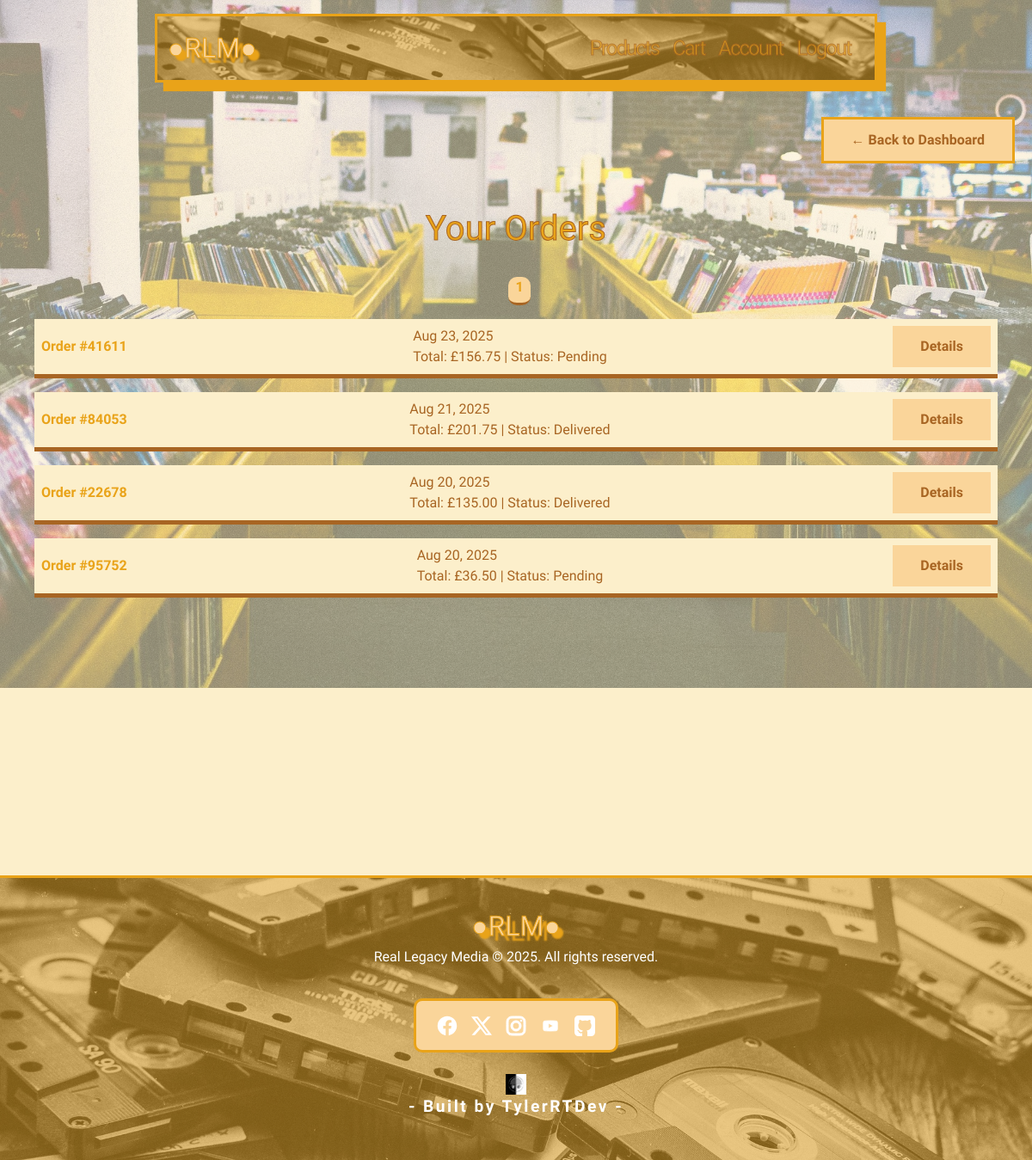
The page /accounts/orders/ (signed in) on the database as committed earlier.
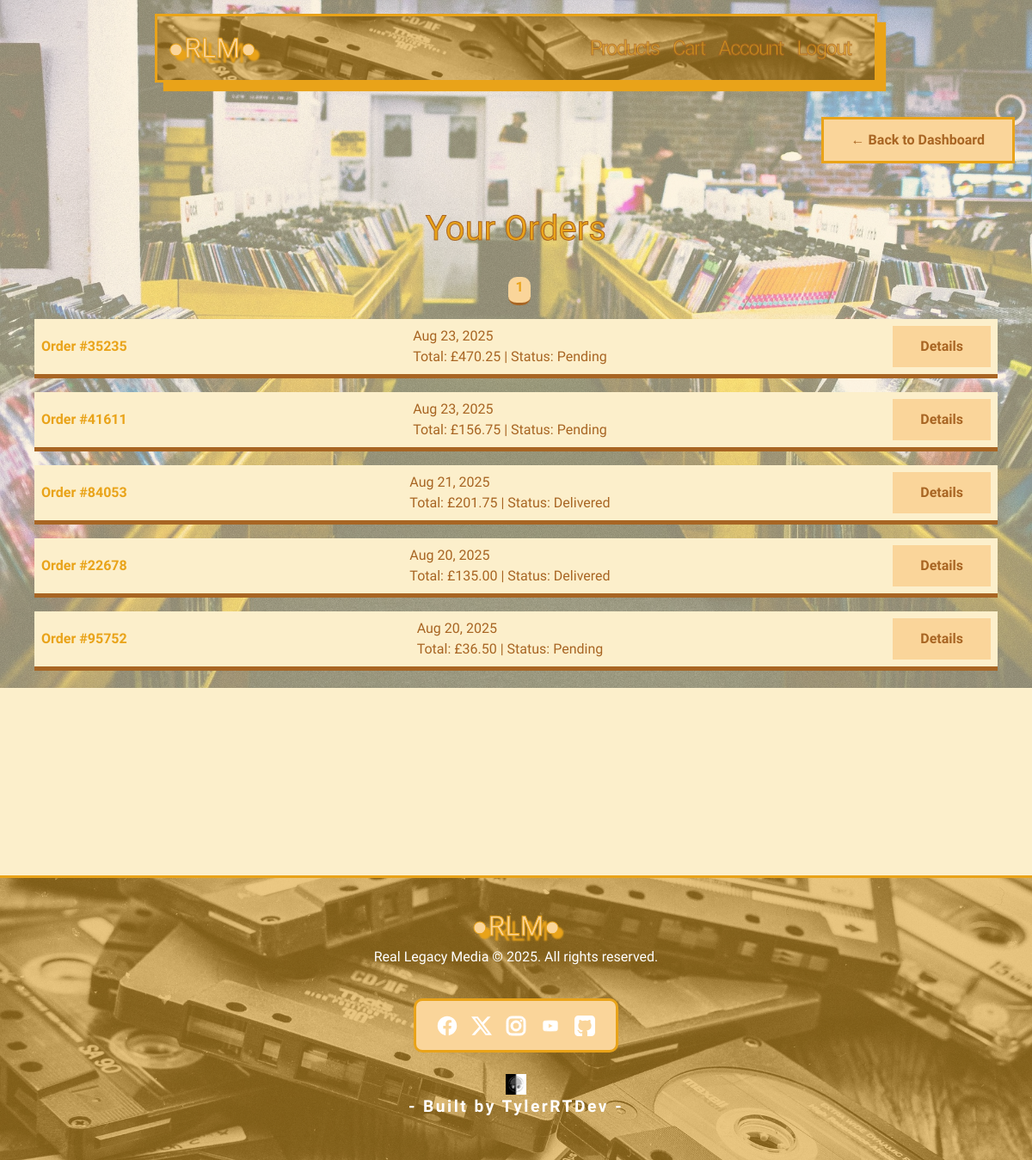
The same page on the database as committed later.
### checkout/models.py (models this page shows, shortened)
class CheckoutOrder(models.Model):
    STATUS_CHOICES = [
        ('pending', 'Pending'),
        ('shipped', 'Shipped'),
        ('delivered', 'Delivered'),
    ]
    user = models.ForeignKey(User, on_delete=models.CASCADE, null=True, blank=True)
    order_session = models.CharField(max_length=255, unique=True, blank=True, null=True)
    order_number = models.CharField(max_length=5, unique=True, blank=True, null=True)
    email = models.EmailField(blank=True, null=True)
    city = models.CharField(max_length=50, null=True, blank=True)
    postcode = models.CharField(max_length=20, null=True, blank=True)
    total_amount = models.DecimalField(max_digits=10, decimal_places=2)
    status = models.CharField(max_length=20, choices=STATUS_CHOICES, default='pending')
    created_at = models.DateTimeField(auto_now_add=True)
    full_name = models.CharField(max_length=100, null=True, blank=True)
    shipping_address = models.TextField(null=True, blank=True)
    shipping_city = models.CharField(max_length=50, null=True, blank=True)
    shipping_postcode = models.CharField(max_length=20, null=True, blank=True)
    billing_address = models.TextField(null=True, blank=True)
    billing_city = models.CharField(max_length=20,null=True, blank=True)
    billing_postcode = models.CharField(max_length=20,null=True, blank=True)

### accounts/views.py (the view)
# urls.py: path('orders/', views.order_history_view, name='order_history'),
@login_required
def order_history_view(request):
    orders = CheckoutOrder.objects.filter(user=request.user).order_by('-created_at')
    paginator = Paginator(orders, 5)  # Show 5 orders per page
    page_number = request.GET.get('page')
    page_obj = paginator.get_page(page_number)
    return render(request, 'accounts/order_history.html', {
        'orders': orders,
        'page_obj': page_obj
    })

### templates/accounts/order_history.html (shortened to what this page needs)
{% extends 'base.html' %}
{% block content %}
    <div class="back-button d-flex justify-content-end mb-1">
        <a href="{% url 'accounts:profile' %}" class="back-btn-retro">
        <span> ←</span> Back to Dashboard
        </a>
    </div>
    <div class="order-history container py-5">
        <div class="account-orders-title">
            <h1>Your Orders</h1>
        </div>
        <div class="text-center">
            <nav aria-label="Order pagination">
                <ul class="pagination justify-content-center">
                {% for num in page_obj.paginator.page_range %}
                    <li class="page-item {% if page_obj.number == num %}active{% endif %}">
                    <a class="page-link page-num" href="?page={{ num }}">{{ num }}</a>
                    </li>
                {% endfor %}
                </ul>
            </nav>
        </div>
        {% if page_obj.object_list %}
            <ul class="list-group">
                {% for order in page_obj.object_list %}
                <li class="list-group-item p-2">
                        <div class="d-flex justify-content-end justify-content-between align-items-center">
                    <strong>Order #{{ order.order_number }}</strong>{{ order.created_at|date:"M d, Y" }}
                    <br>
                    Total: £{{ order.total_amount }} | Status: {{ order.status|capfirst }}
                        <a href="{% url 'accounts:order_detail' order.id %}" class="btn-retro">Details</a>
                    </div>
                </li>
                {% endfor %}
            </ul>
        {% else %}
            <div class="no-orders-text-container d-flex justify-content-center align-items-center flex-column">
                <img src="/static/images/icons/empty-cart.png" alt="Empty order">
                <h5 class="no-orders-text text-center">No orders yet...</h5>
            </div>
        {% endif %}
    </div>
{% endblock %}

Rows that differ between the two databases and show on the page:
added CheckoutOrder: order_number "35235", created_at "Aug 23, 2025", total_amount "470.25", status "Pending"
